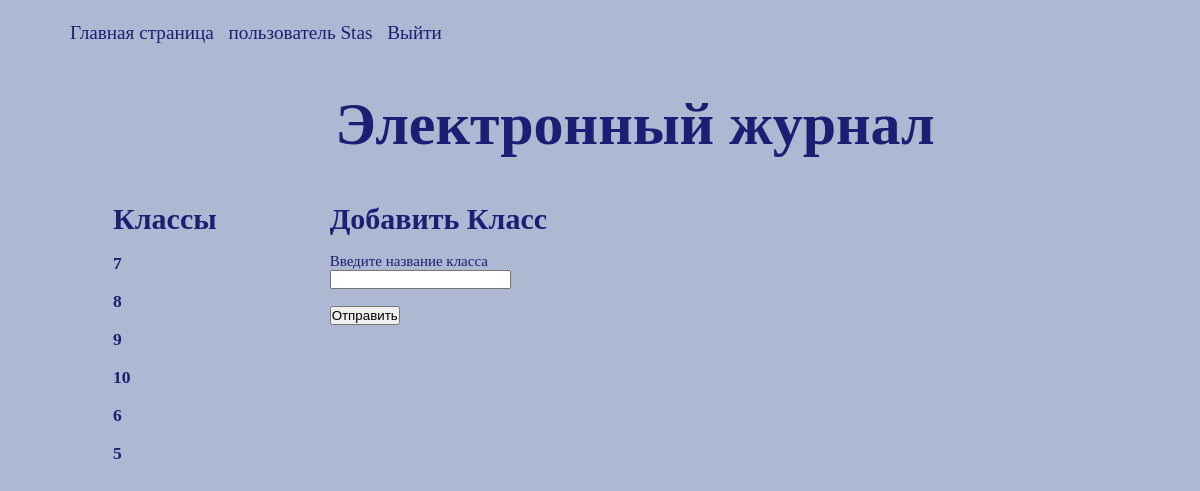
/magazine/courses (signed in), run on the app's committed database.
### webapp/user/models.py (models this page shows, shortened)
class User(db.Model, UserMixin):
    id = Column(Integer, primary_key=True)
    username = Column(String, index=True, unique=True)
    password = Column(String)
    role = Column(Text, index=True)
    email = Column(String, nullable=True)
    @property
    def is_admin(self):
        return self.role == 'admin'

### webapp/magazine/models.py (models this page shows)
class Course(db.Model):
    id = Column(Integer,primary_key=True)
    course_name = Column(String, nullable=False)

### webapp/magazine/views.py (the view)
@blueprint.route("/magazine/courses")
def course():
    page_title = f'Классы'
    courses = Course.query.all()
    course_form = CourseForm()
    return render_template('magazine/courses.html',
                    page_title=page_title, course_form=course_form, courses=courses)

### webapp/magazine/forms.py
class CourseForm(FlaskForm):
    course = StringField('Введите название класса', validators=[DataRequired()])
    submit = SubmitField('Отправить')

### webapp/__init__.py (called while the page is built)
def create_app():
    app = Flask(__name__)
    app.config["SQLALCHEMY_DATABASE_URI"] = SQLALCHEMY_DATABASE_URI
    app.config["SECRET_KEY"] = SECRET_KEY
    db.init_app(app)
    migrate = Migrate(app, db)
    login_manager = LoginManager()
    login_manager.init_app(app=app)
    login_manager.login_view = 'user.login'
    app.register_blueprint(admin_blueprint)
    app.register_blueprint(magazine_blueprint)
    app.register_blueprint(user_blueprint)
    @login_manager.user_loader
    def load_user(user_id):
        return User.query.get(user_id)
    return app

### webapp/templates/magazine/courses.html (shortened to what this page needs)
{% extends "base.html" %}
{% block content %}
<div class="news">
    <h2 style="font-size:30px;">{{ page_title }}</h2>
    <br>
    {% if courses %}
        {% for course in courses %}
        <h3><a href="{{ url_for('magazine.single_course', course_id=course.id) }}">{{ course.course_name }}</a></h3>
        <br>
        {% endfor %}
    {% else %}
        <h3>Предметы временно не доступны!</h3>
    {% endif %}
</div>
<div class="news">
    <h2 style="font-size:30px;">Добавить Класс</h2>
<br>
    <form action="{{ url_for('magazine.process_course') }}" method="POST">
        <div class="form-group">
            {{ course_form.course.label }}
            <br>
            {{ course_form.course() }}
        </div>
        <br>
        {{ course_form.submit() }}
    </form>
</div>
{% endblock %}

### webapp/templates/menu.html (shortened to what this page needs)
<div class="navbar" id="navbarSupportedContent">
  <ul class="navbar-nav mr-auto">
    <li class="nav-item active">
      <a class="nav-link" href="/">Главная страница</a>
    </li>
      {% if current_user.is_authenticated %}
        {% if current_user.is_admin %}
        <li class="nav-item">
          <a class="nav-link" href="{{ url_for('user.user_home') }}">Пользователь {{ current_user.username }}</a>
        </li>
        <li class="nav-item">
          <a class="nav-link" href="{{ url_for('user.logout') }}">Выйти</a>
        </li>
          <li class="nav-item">
            <a class="nav-link" href="{{ url_for('admin.admin_index') }}">Админка</a>
          </li>
        {% else %}
          <li class="nav-item">
            <a class="nav-link" href="{{ url_for('user.user_home') }}">пользователь {{ current_user.username }}</a>
          </li>
          <li class="nav-item">
            <a class="nav-link" href="{{ url_for('user.logout') }}">Выйти</a>
          </li>
        {% endif %}
      {% endif %}
  </ul>
</div>

### webapp/static/style.css (style rules this page uses)
* { margin:0pt; padding:0pt; }
body { background:#aeb8d3; }
a { color:#1b1e73; text-decoration:none; }
.navbar { font-size:200%; text-align: left; padding:10px 0 0 70px; }
ul li { display: inline; margin:0 10px 0 0; font-size: 60%; }
.news { float: left; text-align: left; margin:43px 0 0 43px; padding:0px 0 0 70px; font-size:15px; color:#1b1e73; }

### data on the page
User: username "Stas"
Course: course_name "7"
Course: course_name "8"
Course: course_name "9"
Course: course_name "10"
Course: course_name "6"
Course: course_name "5"

### other printed values
{{ page_title }} "Классы"
{{ course_form.course.label }} "Введите название класса"
